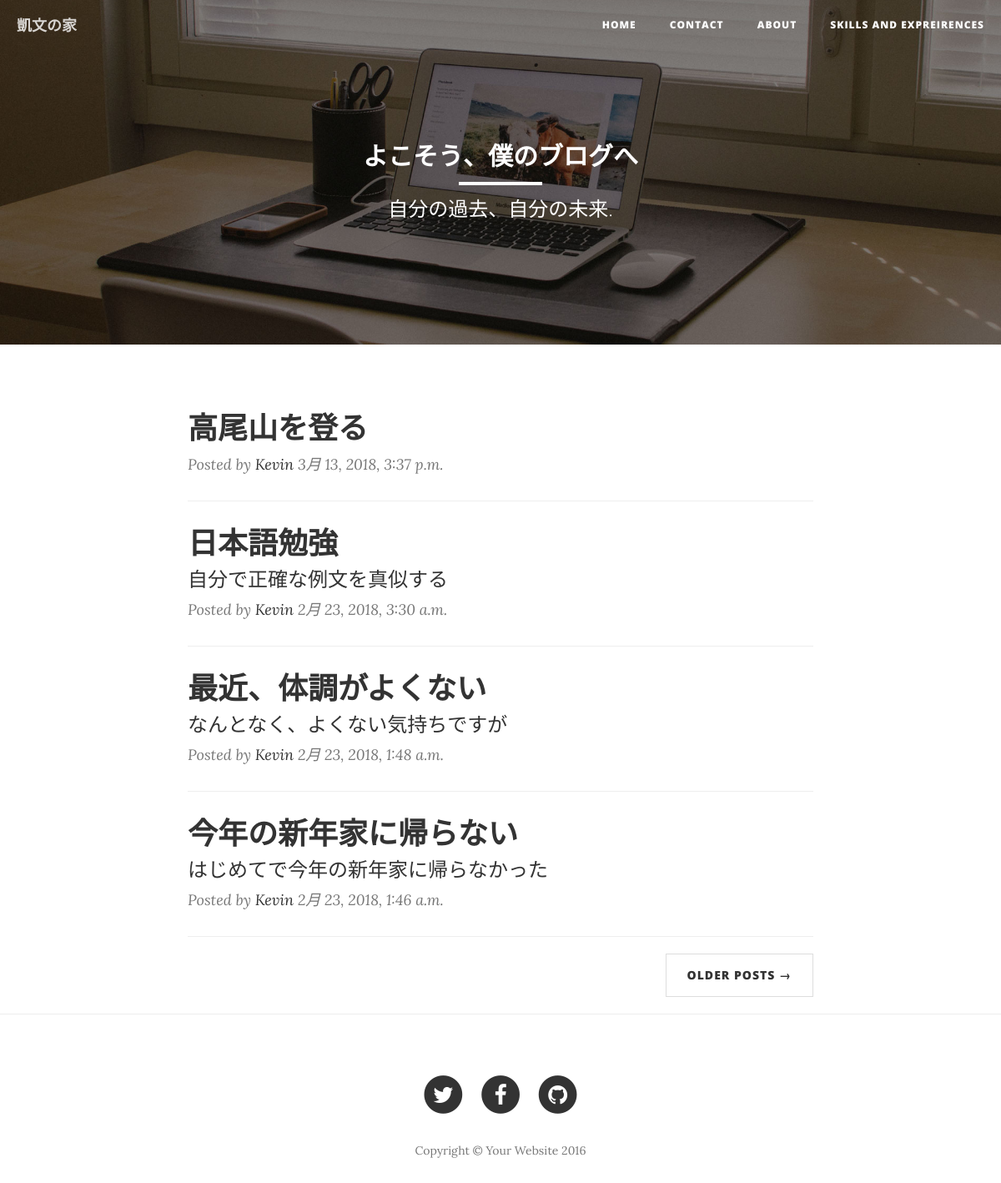
Before: /ja/ with the older database file.
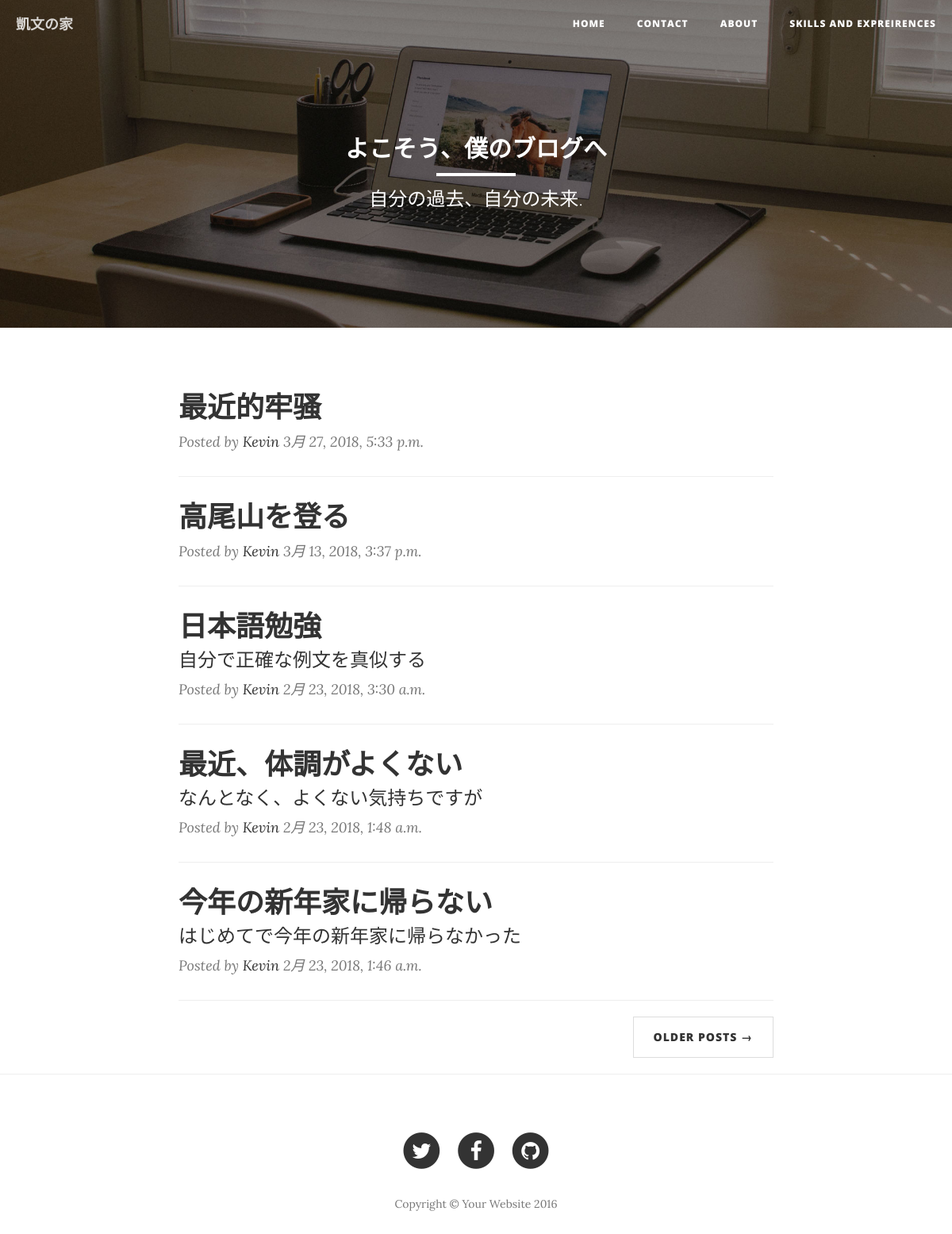
After: the same page with the newer database file.
### firstsite/models.py (models this page shows, shortened)
class HeaderLink(models.Model):
    name = models.CharField(max_length=30)
    url = models.CharField(max_length=100)
    titletext =  models.CharField(max_length=100,blank=True)
    detailtext =  models.CharField(max_length=100,blank=True)
    show = models.BigIntegerField(blank=True,default=1)
    content = RichTextUploadingField(blank=True)
    background_image = models.ImageField(upload_to='static/blog/uploads/header/%Y/%m/%d/', blank=True, null=True)

class Post(models.Model):
    title = models.CharField(max_length=100, unique=True)
    postcode = models.CharField(max_length=100, blank=True)
    meta_description = models.TextField(max_length=160, null=True, blank=True)
    content = RichTextUploadingField()
    featured_image = models.ImageField(upload_to='static/blog/uploads/%Y/%m/%d/', blank=True, null=True)
    created_on = models.DateTimeField(auto_now_add=True)
    updated_on = models.DateField(auto_now=True)
    LAN_CHOICES = (
            ("en","English"),
            ("cn","Chinese"),
            ("ja","Japanese"),
        )
    lantype = models.CharField(default="en",max_length=10,choices= LAN_CHOICES, blank=True)
    APP_CHOICES = (
        ("1","mainsite"),
        ("2","mycareer"),
    )
    appcode = models.CharField(default="1", max_length=5,choices= APP_CHOICES, blank=True)
    SHOW_CHOICES = (
        ("0","not show"),
        ("1","show")
        )
    show = models.CharField(default="1", max_length=5,choices= SHOW_CHOICES, blank=True)

### firstsite/views.py (the view)
def index(request):
    template = loader.get_template("firstsite/index.html")
    currlinkitem = HeaderLink.objects.filter(name="home").get()
    postlist = list(Post.objects.all().filter(appcode="1",show="1").order_by("-created_on"))
    context = {
        "currlinkitem":currlinkitem,
        "postlist":postlist
    }
    return HttpResponse(template.render(context, request))

### firstsite/context_processor.py (called while the page is built)
def share_vars(request):
    from .models import HeaderLink
    linklist = list(HeaderLink.objects.filter(show=1))
    os.path.basename(__file__)
    modulename = __name__.split(".")[0]
    return {
        'linklist': linklist,
        "modulename": modulename,
        "modulename2": "modulename2",
    }

### firstsite/templates/firstsite/index.html (shortened to what this page needs)
{% load static%}
<!DOCTYPE html>
<html lang="en">
<head>
    <link href="{% static 'vendor/bootstrap/css/bootstrap.min.css'%}" rel="stylesheet">
    <link href="{% static 'css/clean-blog.css'%}" rel="stylesheet">
    <link href="{% static 'vendor/font-awesome/css/font-awesome.min.css'%}" rel="stylesheet" type="text/css">
 	<link href="{% static 'me/custom.css'%}" rel='stylesheet' type='text/css'>
</head>
<body>
{% block　content%}
    <nav class="navbar navbar-default navbar-custom navbar-fixed-top">
        <div class="container-fluid">
            <div class="navbar-header page-scroll">
                <a class="navbar-brand" href="/">凱文の家</a>
            </div>
            <div class="collapse navbar-collapse" id="bs-example-navbar-collapse-1">
                <ul class="nav navbar-nav navbar-right">
                	{% for link in linklist %}
                    <li>
                        <a href="/{{modulename}}/{{link.url}}">{{link.name}}</a>
                    </li>
					{% endfor %}
					<li>
                        <a href="/mycareer/index">Skills And Expreirences</a>
                    </li>
                </ul>
            </div>
        </div>
    </nav>
{% endblock %}
{% block cntheader%}
    <header class="intro-header" style="background-image: url({{MEDIA_URL}}{{currlinkitem.background_image}})">
        <div class="container">
            <div class="row">
                <div class="col-lg-8 col-lg-offset-2 col-md-10 col-md-offset-1">
                    <div class="page-heading">
                        <h2>{{currlinkitem.titletext}}</h2>
                        <hr class="small">
                        <span class="subheading">{{currlinkitem.detailtext}}.</span>
                    </div>
                </div>
            </div>
        </div>
    </header>
{% endblock cntheader%}
{% block maincontent %}
    <div class="container">
        <div class="row">
            <div class="col-lg-8 col-lg-offset-2 col-md-10 col-md-offset-1">
            {% for post in postlist%}
                <div class="post-preview">
                    <a href="/{{modulename}}/post/{{post.id}}">
                        <h2 class="post-title">
                            {{post.title}}
                        </h2>
                        <h3 class="post-subtitle">
                            {{post.meta_description}}
                        </h3>
                    </a>
                    <p class="post-meta">Posted by <a href="#">Kevin</a> {{post.created_on}}</p>
                </div>
                <hr>
             {% endfor %}
                <ul class="pager">
                    <li class="next">
                        <a href="#">Older Posts &rarr;</a>
                    </li>
                </ul>
            </div>
        </div>
    </div>
    <hr>
{% endblock maincontent %}
    <footer>
        <div class="container">
            <div class="row">
                <div class="col-lg-8 col-lg-offset-2 col-md-10 col-md-offset-1">
                    <ul class="list-inline text-center">
                        <li>
                            <a href="https://twitter.com/shikaiwenchina" target="_blank">
                                <span class="fa-stack fa-lg">
                                    <i class="fa fa-circle fa-stack-2x"></i>
                                    <i class="fa fa-twitter fa-stack-1x fa-inverse"></i>
                                </span>
                            </a>
                        </li>
                        <li>
                            <a href="https://www.facebook.com/kaiwen.shi.391" target="_blank">
                                <span class="fa-stack fa-lg">
                                    <i class="fa fa-circle fa-stack-2x"></i>
                                    <i class="fa fa-facebook fa-stack-1x fa-inverse"></i>
                                </span>
                            </a>
                        </li>
                        <li>
                            <a href="https://github.com/shikaiwen" target="_blank">
                                <span class="fa-stack fa-lg">
                                    <i class="fa fa-circle fa-stack-2x"></i>
                                    <i class="fa fa-github fa-stack-1x fa-inverse"></i>
                                </span>
                            </a>
                        </li>
                    </ul>
                    <p class="copyright text-muted">Copyright &copy; Your Website 2016</p>
                </div>
            </div>
        </div>
    </footer>
</body>
</html>

### mysite/static/css/clean-blog.css (style rules this page uses)
body { font-family: 'Lora', 'Times New Roman', serif; font-size: 20px; color: #333333; }
p { line-height: 1.5; margin: 30px 0; }
p a { text-decoration: underline; }
h1, h2, h3, h4, h5, h6 { font-family: 'Open Sans', 'Helvetica Neue', Helvetica, Arial, sans-serif; font-weight: 800; }
a { color: #333333; }
hr.small { max-width: 100px; margin: 15px auto; border-width: 4px; border-color: white; }
.navbar-custom { position: absolute; top: 0; left: 0; width: 100%; z-index: 3; font-family: 'Open Sans', 'Helvetica Neue', Helvetica, Arial, sans-serif; }
.navbar-custom .navbar-brand { font-weight: 800; }
.navbar-custom .nav li a { text-transform: uppercase; font-size: 12px; font-weight: 800; letter-spacing: 1px; }
@media only screen and (min-width: 768px) { .navbar-custom { background: transparent; border-bottom: 1px solid transparent; } }
@media only screen and (min-width: 768px) { .navbar-custom .navbar-brand { color: white; padding: 20px; } }
@media only screen and (min-width: 768px) { .navbar-custom .nav li a { color: white; padding: 20px; } }
@media only screen and (min-width: 1170px) { .navbar-custom { -webkit-transition: background-color 0.3s; -moz-transition: background-color 0.3s; transition: background-color 0.3s; -webkit-transform: translate3d(0, 0, 0); -moz-transform: translate3d(0, 0, 0); -ms-transform: translate3d(0, 0, 0); -o-transform: translate3d(0, 0, 0); transform: translate3d(0, 0, 0); -webkit-backface-visibility: hidden; backface-visibility: hidden; } }
.intro-header { background-color: #777777; background: no-repeat center center; background-attachment: scroll; -webkit-background-size: cover; -moz-background-size: cover; background-size: cover; -o-background-size: cover; margin-bottom: 50px; }
.intro-header .site-heading, .intro-header .post-heading, .intro-header .page-heading { padding: 100px 0 50px; color: white; }
@media only screen and (min-width: 768px) { .intro-header .site-heading, .intro-header .post-heading, .intro-header .page-heading { padding: 150px 0; } }
.intro-header .site-heading, .intro-header .page-heading { text-align: center; }
.intro-header .site-heading .subheading, .intro-header .page-heading .subheading { font-size: 24px; line-height: 1.1; display: block; font-family: 'Open Sans', 'Helvetica Neue', Helvetica, Arial, sans-serif; font-weight: 300; margin: 10px 0 0; }
.post-preview > a { color: #333333; }
.post-preview > a > .post-title { font-size: 30px; margin-top: 30px; margin-bottom: 10px; }
.post-preview > a > .post-subtitle { margin: 0; font-weight: 300; margin-bottom: 10px; }
.post-preview > .post-meta { color: #777777; font-size: 18px; font-style: italic; margin-top: 0; }
.post-preview > .post-meta > a { text-decoration: none; color: #333333; }
@media only screen and (min-width: 768px) { .post-preview > a > .post-title { font-size: 36px; } }
footer { padding: 50px 0 65px; }
footer .list-inline { margin: 0; padding: 0; }
footer .copyright { font-size: 14px; text-align: center; margin-bottom: 0; }
.pager { margin: 20px 0 0; }
.pager li > a, .pager li > span { font-family: 'Open Sans', 'Helvetica Neue', Helvetica, Arial, sans-serif; text-transform: uppercase; font-size: 14px; font-weight: 800; letter-spacing: 1px; padding: 15px 25px; background-color: white; border-radius: 0; }
body { -webkit-tap-highlight-color: #0085A1; }

Changed rows visible on the page:
added Post: title "最近的牢骚", created_on "3月 27, 2018, 5:33 p.m."
